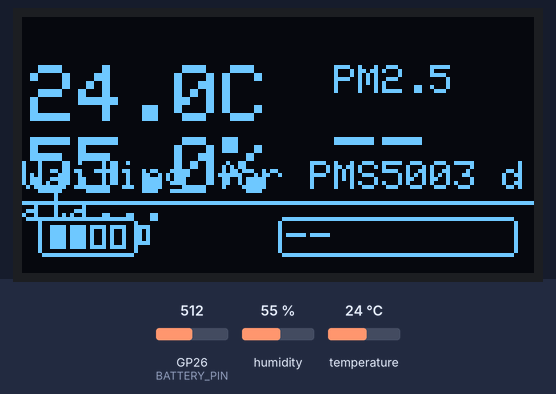
A sketch run on a simulated Raspberry Pi Pico. On the bench: 128×64 one-colour display. Wiring (inferred from the names in the program): SH1106 OLED at I2C address 0x3C. The test bench sets the inputs (shaded band); at power-on: temperature 24 °C, GP26 (BATTERY_PIN) = 512, humidity 55 % (analog values on the 0–1023 scale). What the sketch prints to the serial monitor is not drawn.

Above: at 3.4 s.
3.5 s: temperature set to 0 °C
At 5.4 s:
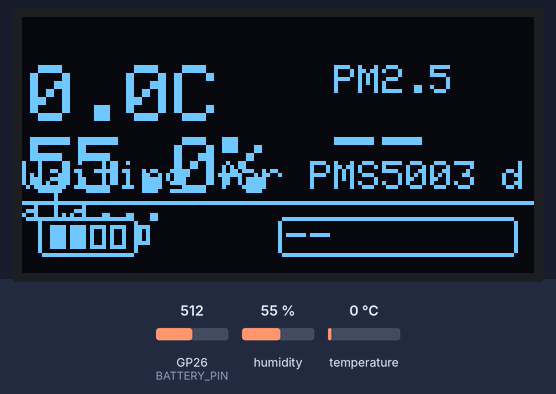
5.9 s: GP26 (BATTERY_PIN) set to 716
At 7.4 s:
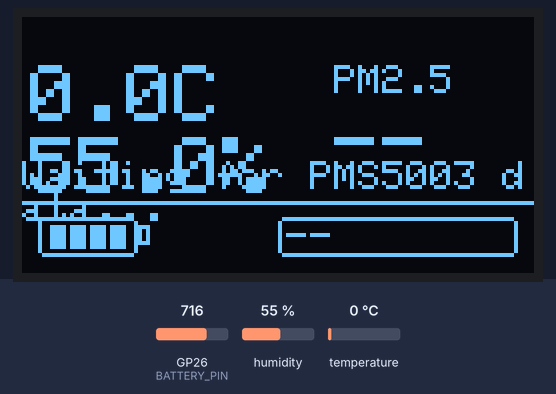
8.0 s: humidity set to 22 %
At 9.7 s:
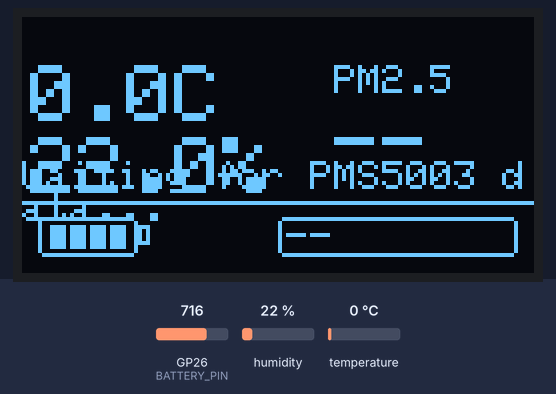
10.0 s: GP26 (BATTERY_PIN) set to 511
At 11.7 s:
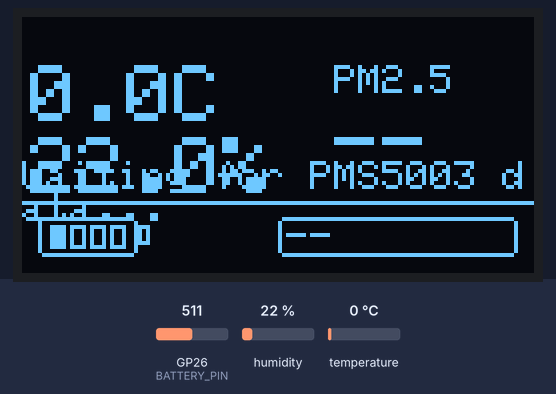
12.0 s: humidity set to 40 %
At 13.7 s:
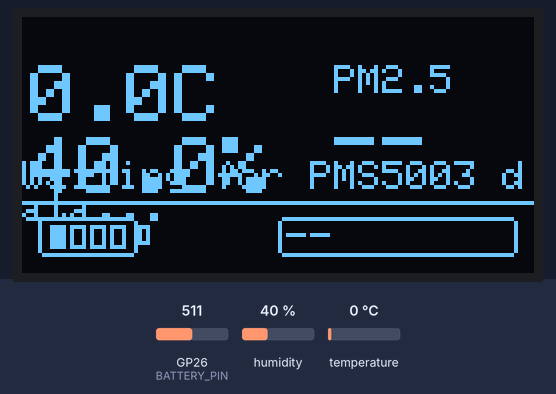
14.0 s: GP26 (BATTERY_PIN) set to 306
Timing chart, 0 to 17.0 s (numbered marks = the images above; inputs shaded):
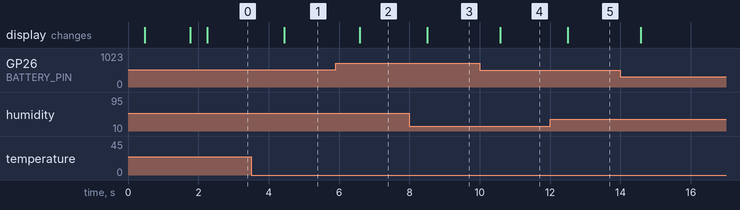

Measured:
- after the input at 3.5 s, the display: changes after 0.94 s (image 1)
- after the input at 5.9 s, the display: changes after 0.68 s (image 2)
- after the input at 8.0 s, the display: changes after 0.50 s (image 3)
- after the input at 10.0 s, the display: changes after 0.58 s (image 4)
- after the input at 12.0 s, the display: changes after 0.50 s (image 5)

The sketch:

PMMeter-RP2040.ino
```cpp
#include <Arduino.h>
#include <Wire.h>
#include <Adafruit_GFX.h>
#include <sh1106.h>
#include <DHT.h>

#define SCREEN_WIDTH 128
#define SCREEN_HEIGHT 64
#define OLED_RESET    -1
#define OLED_ADDRESS  0x3C

#define DHT_PIN 7
#define DHT_TYPE DHT11
#define BATTERY_PIN 26
#define BATTERY_DIVIDER_RATIO 2.0f
#define ADC_MAX_VALUE 4095.0f
#define ADC_REF_VOLTAGE 3.3f
#define BATTERY_MIN_VOLTAGE 3.00f
#define BATTERY_MAX_VOLTAGE 4.20f
#define BATTERY_SAMPLES 8
// PM2.5 level thresholds (µg/m3) for 4-level indicator
#define PM2_5_LEVEL_GOOD 35
#define PM2_5_LEVEL_MODERATE 100
#define PM2_5_LEVEL_HIGH 300
#define PM_BLINK_INTERVAL_MS 500

static uint8_t oledBuffer[SCREEN_WIDTH * SCREEN_HEIGHT / 8];
sh1106 display(SCREEN_WIDTH, SCREEN_HEIGHT);
bool displayOk = false;

float temperature = NAN;
float humidity = NAN;
float batteryVoltage = 0.0f;
unsigned long lastSensorUpdateMs = 0;
const unsigned long SENSOR_UPDATE_INTERVAL_MS = 2000;

// PMS5003 on UART pins GP0=RX, GP1=TX
// Serial1 is the hardware UART for these pins on RP2040.

struct PMSData {
  uint16_t pm1_0;
  uint16_t pm2_5;
  uint16_t pm10_0;
  bool valid;
};

PMSData pms = {0, 0, 0, false};
DHT dht(DHT_PIN, DHT_TYPE);

void setup() {
  Serial.begin(115200);

  Serial.println("PMMeter-RP2040 starting...");

  Wire.begin();
  analogReadResolution(12);
  pinMode(BATTERY_PIN, INPUT);
  dht.begin();

  if (display.setup(Wire, OLED_ADDRESS, OLED_RESET, oledBuffer) != 0) {
    Serial.println("OLED init failed");
    displayOk = false;
  } else {
    displayOk = true;
    Serial.println("OLED init succeeded");
    display.clear();
    display.setTextSize(1);
    display.setTextColor(1);
    display.setCursor(0, 12);
    display.println("PMMeter-RP2040");
    display.println("Display test...");
    display.println("M130-12864-4G");
    display.display();
    delay(1000);

    display.clear();
    display.setCursor(0, 12);
    display.println("Waiting for PMS5003 data...");
    display.display();
  }

  Serial1.begin(9600);
  updateEnvironmentalSensors();
  drawDisplay(pms);
}

bool readPMSFrame(PMSData &data) {
  static enum {WAIT_HEADER1, WAIT_HEADER2, READ_LENGTH, READ_PAYLOAD} state = WAIT_HEADER1;
  static uint8_t buffer[32];
  static uint8_t index = 0;
  static uint16_t frameLength = 0;

  while (Serial1.available()) {
    uint8_t b = Serial1.read();

    switch (state) {
      case WAIT_HEADER1:
        if (b == 0x42) {
          state = WAIT_HEADER2;
        }
        break;

      case WAIT_HEADER2:
        if (b == 0x4D) {
          state = READ_LENGTH;
          index = 0;
        } else if (b != 0x42) {
          state = WAIT_HEADER1;
        }
        break;

      case READ_LENGTH:
        buffer[index++] = b;
        if (index == 2) {
          frameLength = (buffer[0] << 8) | buffer[1];
          if (frameLength != 28) {
            state = WAIT_HEADER1;
          } else {
            index = 0;
            state = READ_PAYLOAD;
          }
        }
        break;

      case READ_PAYLOAD:
        buffer[index++] = b;
        if (index == frameLength) {
          uint16_t checksum = 0x42 + 0x4D + 0x00 + 0x1C;
          for (uint8_t i = 0; i < frameLength - 2; i++) {
            checksum += buffer[i];
          }
          uint16_t frameChecksum = (buffer[frameLength - 2] << 8) | buffer[frameLength - 1];

          if (checksum == frameChecksum) {
            data.pm1_0 = (buffer[0] << 8) | buffer[1];
            data.pm2_5 = (buffer[2] << 8) | buffer[3];
            data.pm10_0 = (buffer[4] << 8) | buffer[5];
            data.valid = true;
            char debug[64];
            snprintf(debug, sizeof(debug), "PMS5003 data: PM1.0=%u PM2.5=%u PM10=%u", data.pm1_0, data.pm2_5, data.pm10_0);
            Serial.println(debug);
          } else {
            Serial.println("PMS5003 checksum mismatch");
          }
          state = WAIT_HEADER1;
          return data.valid;
        }
        break;
    }
  }

  return false;
}

float readBatteryVoltage() {
  uint32_t sum = 0;
  for (uint8_t i = 0; i < BATTERY_SAMPLES; i++) {
    sum += analogRead(BATTERY_PIN);
    delay(5);
  }
  float average = sum / (float)BATTERY_SAMPLES;
  return average * (ADC_REF_VOLTAGE / ADC_MAX_VALUE) * BATTERY_DIVIDER_RATIO;
}

void updateEnvironmentalSensors() {
  float newTemp = dht.readTemperature();
  float newHum = dht.readHumidity();

  if (!isnan(newTemp) && !isnan(newHum)) {
    temperature = newTemp;
    humidity = newHum;
    char debug[64];
    snprintf(debug, sizeof(debug), "DHT11: T=%.1fC H=%.1f%%", temperature, humidity);
    Serial.println(debug);
  } else {
    Serial.println("DHT11 read failed");
  }

  batteryVoltage = readBatteryVoltage();
  char battDebug[64];
  snprintf(battDebug, sizeof(battDebug), "Battery: %.2f V", batteryVoltage);
  Serial.println(battDebug);
}

float batteryPercent() {
  float pct = (batteryVoltage - BATTERY_MIN_VOLTAGE) / (BATTERY_MAX_VOLTAGE - BATTERY_MIN_VOLTAGE) * 100.0f;
  if (pct < 0.0f) pct = 0.0f;
  if (pct > 100.0f) pct = 100.0f;
  return pct;
}

// Map battery percent to discrete 4-level indicator (0-4)
uint8_t batteryLevel() {
  float pct = batteryPercent();
  if (pct <= 0.0f) return 0;
  if (pct <= 25.0f) return 1;
  if (pct <= 50.0f) return 2;
  if (pct <= 75.0f) return 3;
  return 4;
}

// Draw a battery icon with 'level' filled segments (0..4)
void drawBatteryIcon(int x, int y, int w, int h, uint8_t level) {
  // New compact 4-segment battery styled like reference image
  const int segCount = 4;
  int terminalW = (w >= 32) ? 4 : 3;
  // Need some room for terminal and 1px padding on each side
  if (w <= terminalW + segCount + 4 || h <= 8) return;

  int bodyW = w - terminalW;
  int radius = (bodyW >= 36) ? 3 : 2;
  // Outer rounded frame (body only)
  display.drawRoundRect(x, y, bodyW, h, radius, 1);

  // Terminal (outline) on the right
  int termX = x + bodyW;
  int termY = y + (h / 4);
  int termH = max(1, h / 2);
  display.drawRect(termX, termY, terminalW, termH, 1);

  // Inner area with exactly 1px padding on top/bottom and separate head/tail gaps
  const int padding = 1;
  const int headTailGap = 1; // default gap applied to tail; head will be reduced
  int headGap = headTailGap + 1; // reduce head gap by 1px
  if (headGap < 0) headGap = 0;
  const int tailGap = headTailGap;
  int innerX = x + padding + headGap;
  int innerY = y + padding;
  int innerW = bodyW - padding * 2 - headGap - tailGap;
  if (innerW < 1) innerW = 1;
  int innerH = h - padding * 2;

  const int segSpacing = 1; // 1px gap between segments
  int segW = (innerW - (segCount - 1) * segSpacing) / segCount;
  if (segW < 1) segW = 1;

  // inset segments vertically by 1px so there's a 1px top/bottom gap inside the outer frame
  int segInnerY = innerY + 1;
  int segInnerH = innerH - 2;
  if (segInnerH < 1) segInnerH = 1;

  for (int i = 0; i < segCount; i++) {
    int sx = innerX + i * (segW + segSpacing);
    // draw segment outline (inset vertically)
    display.drawRect(sx, segInnerY, segW, segInnerH, 1);
    if (i < level) {
      // fill the interior of the segment leaving the 1px outline intact
      if (segW > 2 && segInnerH > 2) {
        display.fillRect(sx + 1, segInnerY + 1, segW - 2, segInnerH - 2, 1);
      } else {
        display.fillRect(sx, segInnerY, segW, segInnerH, 1);
      }
    }
  }
}

// Draw PM2.5 safety indicator as a textual 4-level label
// Levels: GOOD, MODERATE, UNHEALTHY, HAZARDOUS
// If PM2.5 > MODERATE, the background will blink to draw attention.
void drawPMIndicator(int x, int y, int w, int h, uint16_t pmValue, bool valid) {
  display.setTextSize(1);
  int radius = 2;

  if (!valid) {
    display.drawRoundRect(x, y, w, h, radius, 1);
    int tx = x + 2;
    int ty = y + (h - 8) / 2;
    display.setCursor(tx, ty);
    display.print("--");
    return;
  }

  const char *label;
  int severity = 0; // 0:GOOD, 1:MODERATE, 2:UNHEALTHY, 3:HAZARDOUS
  if (pmValue <= PM2_5_LEVEL_GOOD) { label = "GOOD"; severity = 0; }
  else if (pmValue <= PM2_5_LEVEL_MODERATE) { label = "MODERATE"; severity = 1; }
  else if (pmValue <= PM2_5_LEVEL_HIGH) { label = "UNHEALTHY"; severity = 2; }
  else { label = "HAZARDOUS"; severity = 3; }

  bool shouldBlink = (pmValue > PM2_5_LEVEL_MODERATE);
  bool blinkOn = ((millis() / PM_BLINK_INTERVAL_MS) & 1) == 1;

  int textW = strlen(label) * 6; // approx width per char at textSize=1
  int tx = x + (w - textW) / 2;
  int ty = y + (h - 8) / 2;

  if (shouldBlink && severity >= 2) {
    // toggle between filled background (attention) and outline
    if (blinkOn) {
      display.fillRoundRect(x, y, w, h, radius, 1);
      display.setTextColor(0, 1);
      display.setCursor(tx, ty);
      display.print(label);
      display.setTextColor(1);
    } else {
      display.drawRoundRect(x, y, w, h, radius, 1);
      display.setCursor(tx, ty);
      display.print(label);
    }
  } else {
    // normal rendering (no blink) -- hazardous still emphasized if not blinking
    if (severity == 3) {
      display.fillRoundRect(x, y, w, h, radius, 1);
      display.setTextColor(0, 1);
      display.setCursor(tx, ty);
      display.print(label);
      display.setTextColor(1);
    } else {
      display.drawRoundRect(x, y, w, h, radius, 1);
      display.setCursor(tx, ty);
      display.print(label);
    }
  }
}

void drawDisplay(const PMSData &data) {
  if (!displayOk) {
    return;
  }

  display.clear();
  display.setTextColor(1);

  // Top-left: Temperature and Humidity (larger, professional layout)
  if (!isnan(temperature) && !isnan(humidity)) {
    display.setTextSize(2);
    display.setCursor(2, 12);
    display.print(temperature, 1);
    display.print("C");

    // Humidity below temperature
    int humY = 12 + 18; // spacing for size 2 text
    display.setCursor(2, humY);
    display.print(humidity, 1);
    display.print("%");
  } else {
    display.setTextSize(1);
    display.setCursor(2, 12);
    display.print("DHT11 error");
  }

  // PM2.5 value (right side)
  display.setTextSize(1);
  display.setCursor(78, 12);
  display.print("PM2.5");
  display.setTextSize(2);
  display.setCursor(78, 24);
  if (data.valid) {
    display.print(data.pm2_5);
  } else {
    display.print("--");
  }

  // Separator line
  display.drawFastHLine(0, 46, SCREEN_WIDTH, 1);

  // Battery icon: compact and bottom-left, reduced size for proportion
  uint8_t batt_level = batteryLevel();
  const int battW = 28; // reduced for proportional bottom placement (shrunk 1px from right)
  const int battH = 10;
  const int margin = 4;
  const int battX = margin;
  const int battY = SCREEN_HEIGHT - battH - margin;
  drawBatteryIcon(battX, battY, battW, battH, batt_level);
  // Battery voltage display removed; icon shows only battery level

  // PM2.5 safety indicator (text) at bottom-right
  const int indW = 60; // wide enough for labels like "HAZARDOUS"
  const int indH = battH; // match battery height for balance
  const int indX = SCREEN_WIDTH - indW - margin;
  const int indY = SCREEN_HEIGHT - indH - margin;
  drawPMIndicator(indX, indY, indW, indH, data.pm2_5, data.valid);

  if (!data.valid) {
    display.setTextSize(1);
    display.setCursor(0, 36);
    display.print("Waiting for PMS5003 data...");
  }

  display.display();
}

void loop() {
  bool redraw = false;

  if (readPMSFrame(pms)) {
    redraw = true;
  }

  if (millis() - lastSensorUpdateMs >= SENSOR_UPDATE_INTERVAL_MS) {
    lastSensorUpdateMs = millis();
    updateEnvironmentalSensors();
    redraw = true;
  }

  // If PM2.5 is above MODERATE, trigger periodic redraws for blinking
  static unsigned long lastBlinkMs = 0;
  if (pms.valid && pms.pm2_5 > PM2_5_LEVEL_MODERATE) {
    if (millis() - lastBlinkMs >= PM_BLINK_INTERVAL_MS) {
      lastBlinkMs = millis();
      redraw = true;
    }
  }

  if (redraw) {
    drawDisplay(pms);
  }
}
```
